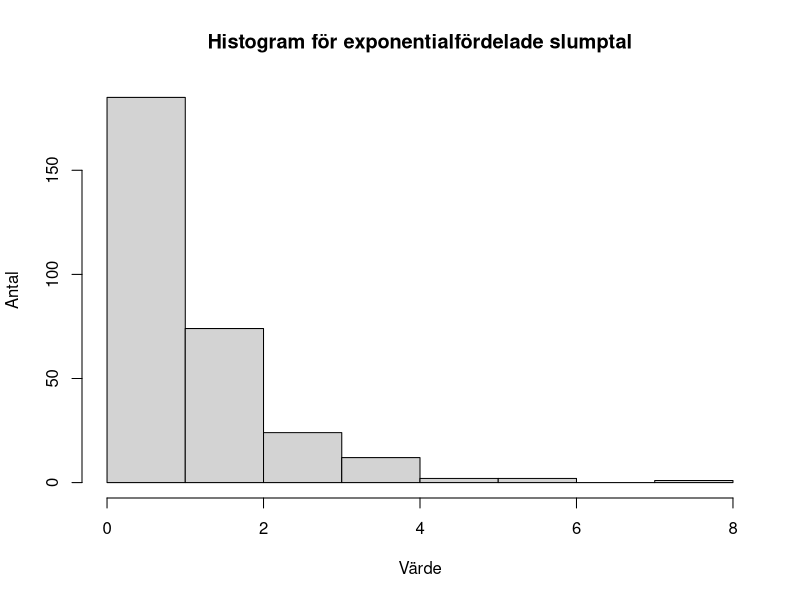
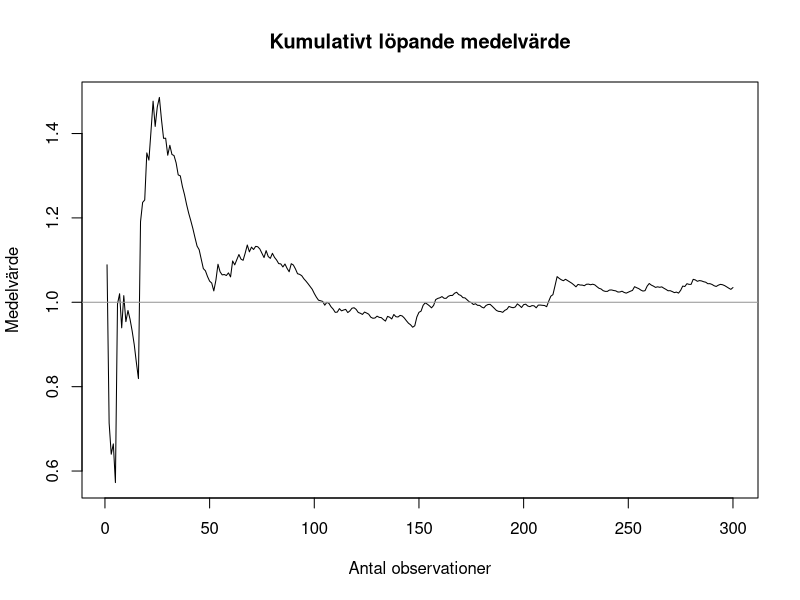
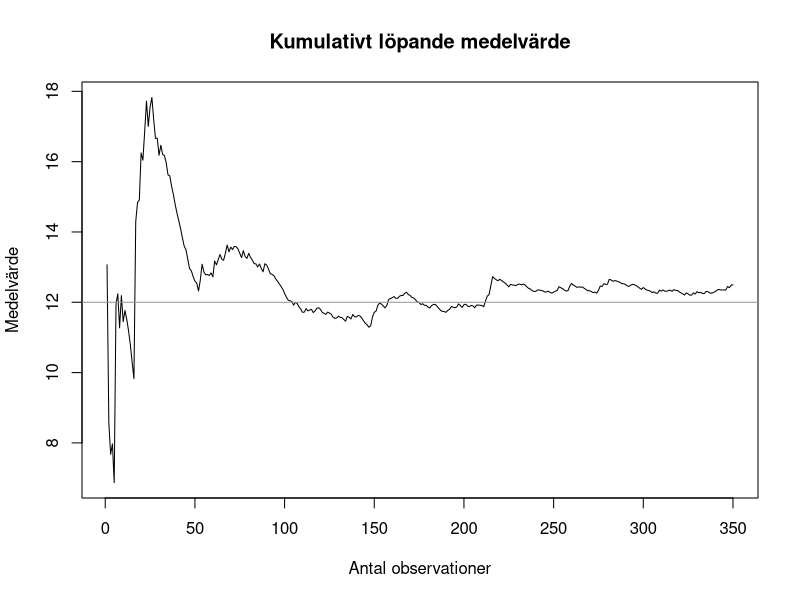
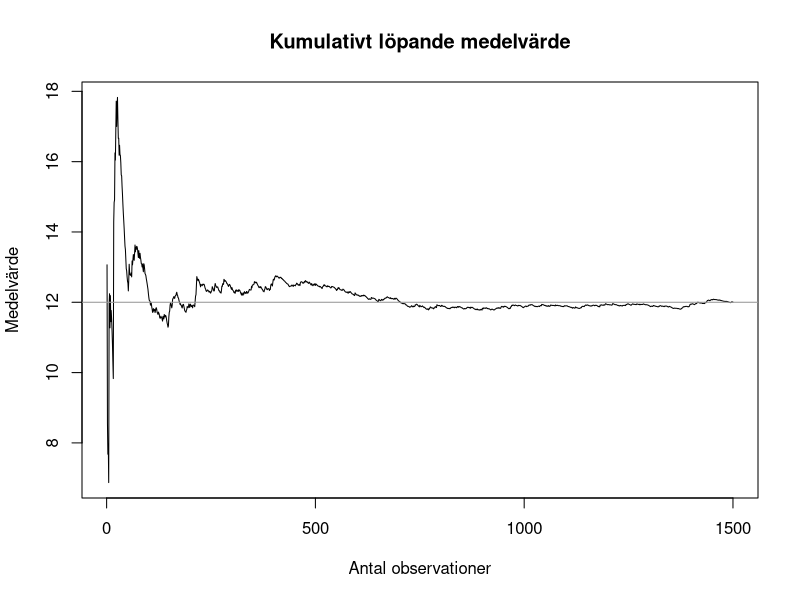
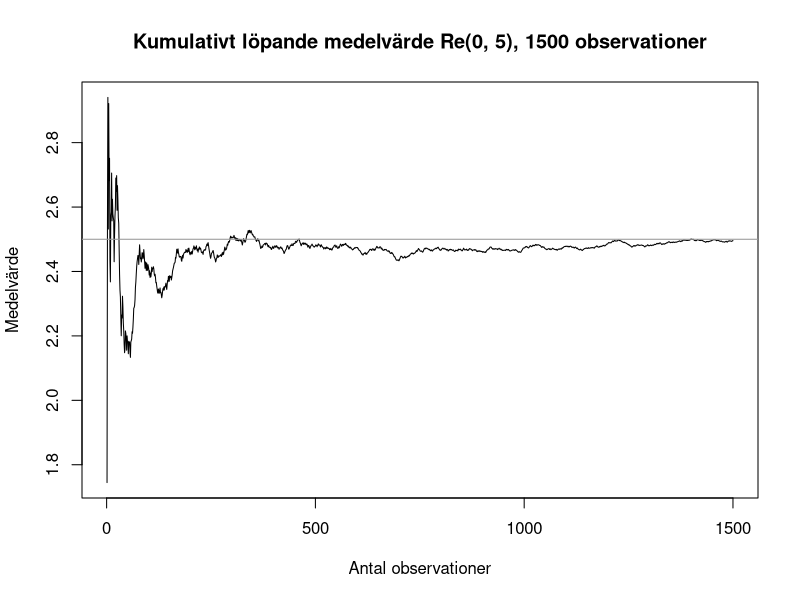
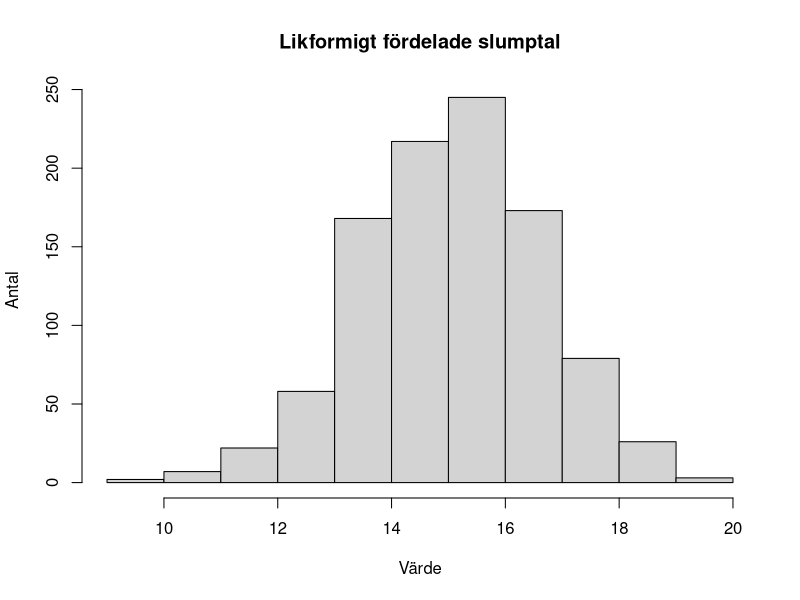
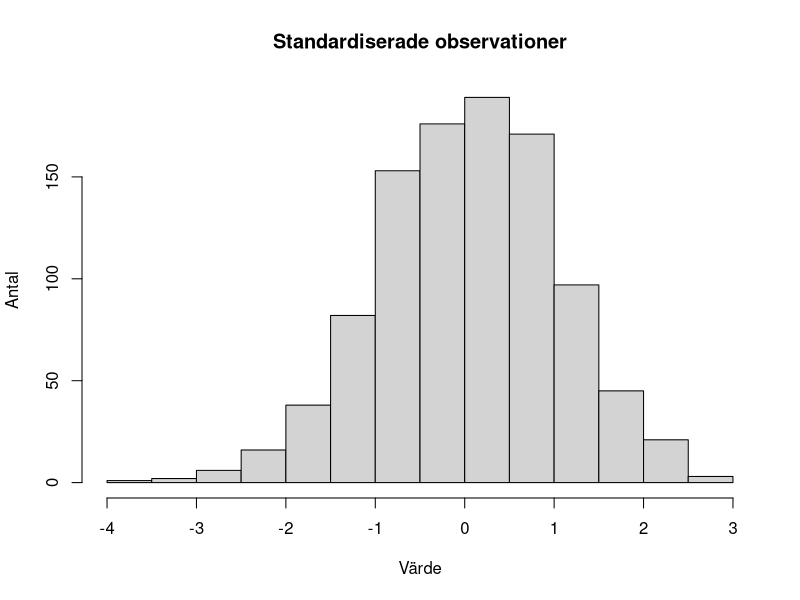
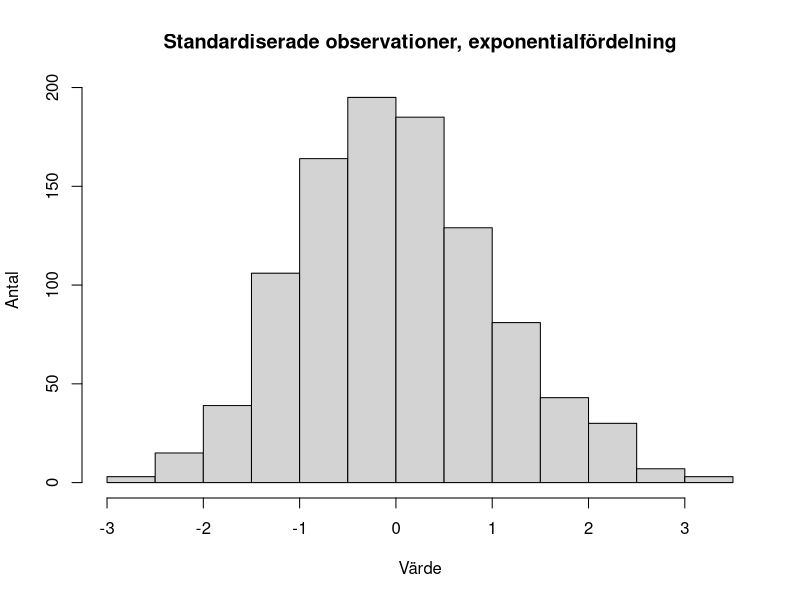

The R source for these figures, in order:
## ---- chunk 1
set.seed(19930610)
slumptal <- rexp(300, rate = 1)
hist(slumptal,
main = "Histogram för exponentialfördelade slumptal",
ylab = "Antal",
xlab = "Värde")
## ---- chunk 2
medel <- cumsum(slumptal) / 1:length(slumptal)
plot(medel,
type = "l", # plotta en linje, inte ringar (default)
main = "Kumulativt löpande medelvärde",
ylab = "Medelvärde",
xlab = "Antal observationer")
abline(a = 1, b = 0, col = "gray60") # Horisontell linje vid y = 1 = väntevärdet
## ---- chunk 3
set.seed(19930610) 
slumptal2 <- rexp(350, rate = 1/12)
medel2 <- cumsum(slumptal2) / 1:length(slumptal2)
plot(medel2,
type = "l", # plotta en linje, inte ringar (default)
main = "Kumulativt löpande medelvärde",
xlab = "Antal observationer",
ylab = "Medelvärde")
abline(a = 12, b = 0, col = "gray60") # Horisontell linje vid y = 12
## ---- chunk 4
set.seed(19930610)
slumptal3 <- rexp(1500, rate = 1/12)
medel3 <- cumsum(slumptal3) / 1:length(slumptal3)
# Plotta sedan vektorn medel3
plot(medel3,
type = "l", # plotta en linje, inte ringar (default)
main = "Kumulativt löpande medelvärde",
xlab = "Antal observationer",
ylab = "Medelvärde")
abline(a = 12, b = 0, col = "gray60") # Horisontell linje vid y = 12
## ---- chunk 5
set.seed(19930610)
slumptal4 <- runif(1500, 0, 5) #Likformigt fördelad
medel4 <- cumsum(slumptal4) / 1:length(slumptal4)
plot(medel4,
type = "l",
main = "Kumulativt löpande medelvärde Re(0, 5), 1500 observationer",
xlab = "Antal observationer",
ylab = "Medelvärde")
abline(a = 5/2, b = 0, col = "gray60")
## ---- chunk 6
set.seed(19930610) 
likf <- runif(300)
## ---- chunk 7
set.seed(19930610) 
n <- 30 # antalet rader
M <- 1000 # antalet kolumner
likf_matris <- matrix(runif(n * M), nrow = n, ncol = M)
## ---- chunk 8
summa <- colSums(likf_matris)
## ---- chunk 9
hist(summa,
main = "Likformigt fördelade slumptal",
ylab = "Antal",
xlab = "Värde")
## ---- chunk 10
mu <- 1/2 # Väntevärdet
sigma2 <- 1/12 # Variansen
stand <- (summa - n * mu) / sqrt(n * sigma2)
hist(stand,
main = "Standardiserade observationer",
ylab = "Antal",
xlab = "Värde")
## ---- chunk 11
set.seed(19930610)
n <- 30 # antalet rader
M <- 1000 # antalet kolonner
expo_matris <- matrix(rexp(n * M, rate = 1), nrow = n, ncol = M)
summa <- colSums(expo_matris)
mu <- 1 # Väntevärde, exp 
sigma2 <- 1 # Varians, exp
stand <- (summa - n * mu) / sqrt(n * sigma2)
hist(stand,
main = "Standardiserade observationer, exponentialfördelning",
ylab = "Antal",
xlab = "Värde")
## ---- chunk 12
set.seed(19930610)
n <- 300 # antalet rader
M <- 1000 # antalet kolonner
expo_matris <- matrix(rexp(n * M, rate = 1), nrow = n, ncol = M)
summa <- colSums(expo_matris)
mu <- 1 # Väntevärde, exp 
sigma2 <- 1 # Varians, exp
stand <- (summa - n * mu) / sqrt(n * sigma2)
hist(stand,
main = "Standardiserade observationer, exponentialfördelning",
ylab = "Antal",
xlab = "Värde")
